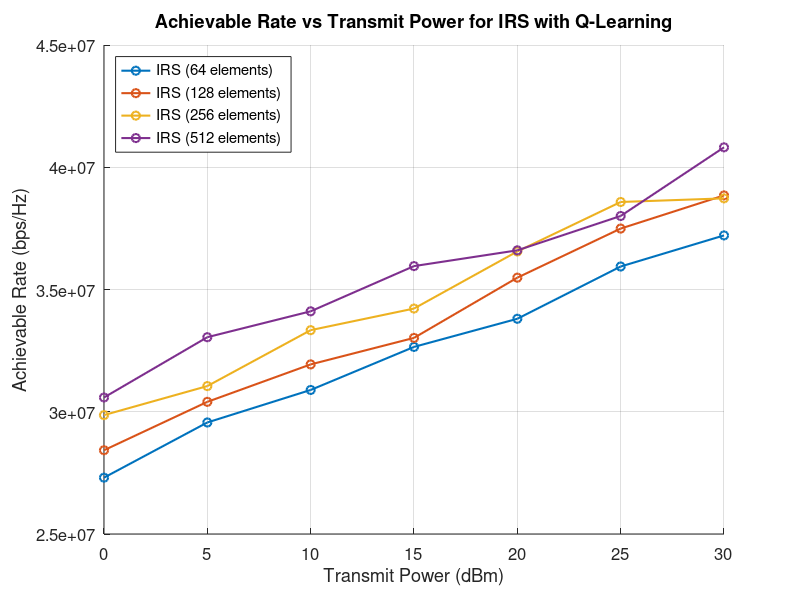

Write the MATLAB code that produced this figure.
% IRS Network Simulation with Q-Learning
clc; clear; close all;

% Parameters
fc = 24.2e9; % Carrier frequency (Hz)
noise_power_dBm = -60; % Noise power (dBm)
noise_power = 10^(noise_power_dBm / 10); % Noise power in linear scale
eta = 0.8; % Q-Learning discount factor
e = 0.7; % E-greedy factor
num_IRS_values = [64, 128, 256, 512]; % Different IRS sizes
phi_rpa = 2.1; % Reflection phase adjustment (radians)
num_discrete_levels = 16; % Discrete phase levels
transmit_power_dBm = 0:5:30; % Transmit power (dBm)
transmit_power = 10.^(transmit_power_dBm / 10); % Transmit power (linear scale)
B = 1e6; % Bandwidth (Hz)

% Q-Learning Initialization
num_states = num_discrete_levels; % Number of states (phases)
Q_table = zeros(num_states, length(transmit_power)); % Q-table
achievable_rates = zeros(length(transmit_power), length(num_IRS_values)); % Achievable rates

% Loop over IRS configurations
for irs_idx = 1:length(num_IRS_values)
    num_IRS = num_IRS_values(irs_idx); % Number of IRS elements
    
    % Loop over transmit power levels
    for tp_idx = 1:length(transmit_power)
        P_tx = transmit_power(tp_idx); % Transmit power for this iteration
        
        % Simulate IRS channel and achievable rate
        h_IRS = sqrt(num_IRS) * (randn(1, num_states) + 1j * randn(1, num_states)) / sqrt(2); % IRS channel
        SNR_IRS = (P_tx * abs(h_IRS).^2) / noise_power; % Signal-to-noise ratio
        rate_IRS = B * log2(1 + SNR_IRS); % Achievable rate
        
        % Q-Learning to optimize phase
        [max_rate, optimal_phase_idx] = max(rate_IRS); % Select best phase
        achievable_rates(tp_idx, irs_idx) = max_rate; % Store the max achievable rate
        
        % Update Q-table using Q-Learning
        Q_table(optimal_phase_idx, tp_idx) = ...
            (1 - eta) * Q_table(optimal_phase_idx, tp_idx) + eta * max_rate;
    end
end

% Plot results
figure;
hold on; grid on;
for irs_idx = 1:length(num_IRS_values)
    plot(transmit_power_dBm, achievable_rates(:, irs_idx), '-o', ...
        'LineWidth', 1.5, 'DisplayName', sprintf('IRS (%d elements)', num_IRS_values(irs_idx)));
end

% Configure plot
xlabel('Transmit Power (dBm)');
ylabel('Achievable Rate (bps/Hz)');
title('Achievable Rate vs Transmit Power for IRS with Q-Learning');
legend('Location', 'northwest');
set(gca, 'FontSize', 12);
hold off;